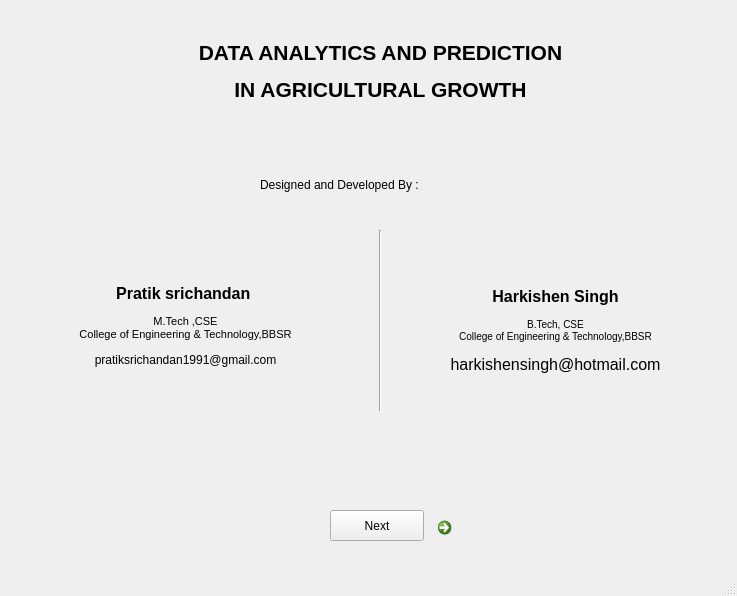
<?xml version="1.0" encoding="UTF-8"?>
<ui version="4.0">
 <class>MainWindow</class>
 <widget class="QMainWindow" name="MainWindow">
  <property name="geometry">
   <rect>
    <x>0</x>
    <y>0</y>
    <width>737</width>
    <height>596</height>
   </rect>
  </property>
  <property name="windowTitle">
   <string>Agriculture Growth Prediction, Machine Learning</string>
  </property>
  <widget class="QWidget" name="centralwidget">
   <widget class="QLabel" name="label">
    <property name="geometry">
     <rect>
      <x>260</x>
      <y>170</y>
      <width>201</width>
      <height>31</height>
     </rect>
    </property>
    <property name="text">
     <string>&lt;html&gt;&lt;head/&gt;&lt;body&gt;&lt;p&gt;Designed and Developed By :&lt;/p&gt;&lt;/body&gt;&lt;/html&gt;</string>
    </property>
   </widget>
   <widget class="QLabel" name="label_2">
    <property name="geometry">
     <rect>
      <x>70</x>
      <y>240</y>
      <width>231</width>
      <height>211</height>
     </rect>
    </property>
    <property name="text">
     <string>&lt;html&gt;&lt;head/&gt;&lt;body&gt;&lt;p align=&quot;center&quot;&gt;&lt;span style=&quot; font-family:'Helvetica, sans-serif'; font-size:12pt; font-weight:600; color:#000000;&quot;&gt;Pratik srichandan &lt;/span&gt;&lt;/p&gt;&lt;p align=&quot;center&quot;&gt;&lt;span style=&quot; font-family:'Helvetica, sans-serif'; font-size:8pt; color:#000000;&quot;&gt;M.Tech ,CSE&lt;br/&gt;College of Engineering &amp;amp; Technology,BBSR&lt;/span&gt;&lt;/p&gt;&lt;p align=&quot;center&quot;&gt;&lt;span style=&quot; font-family:'Helvetica, sans-serif'; color:#000000;&quot;&gt;pratiksrichandan1991@gmail.com&lt;/span&gt;&lt;/p&gt;&lt;p&gt;&lt;br/&gt;&lt;/p&gt;&lt;/body&gt;&lt;/html&gt;</string>
    </property>
   </widget>
   <widget class="QLabel" name="label_3">
    <property name="geometry">
     <rect>
      <x>440</x>
      <y>230</y>
      <width>231</width>
      <height>201</height>
     </rect>
    </property>
    <property name="text">
     <string>&lt;html&gt;&lt;head/&gt;&lt;body&gt;&lt;p align=&quot;center&quot;&gt;&lt;span style=&quot; font-family:'Helvetica, sans-serif'; font-size:12pt; font-weight:600; color:#000000;&quot;&gt;Harkishen Singh&lt;/span&gt;&lt;/p&gt;&lt;p align=&quot;center&quot;&gt;&lt;span style=&quot; font-family:'Helvetica, sans-serif'; font-size:small; color:#000000;&quot;&gt;B.Tech, CSE&lt;br/&gt;College of Engineering &amp;amp; Technology,BBSR&lt;/span&gt;&lt;/p&gt;&lt;p align=&quot;center&quot;&gt;&lt;span style=&quot; font-family:'Helvetica, sans-serif'; font-size:12pt; color:#000000;&quot;&gt;harkishensingh@hotmail.com&lt;/span&gt;&lt;/p&gt;&lt;p</string>
    </property>
   </widget>
   <widget class="Line" name="line">
    <property name="geometry">
     <rect>
      <x>370</x>
      <y>230</y>
      <width>20</width>
      <height>181</height>
     </rect>
    </property>
    <property name="orientation">
     <enum>Qt::Vertical</enum>
    </property>
   </widget>
   <widget class="QPushButton" name="pushButton">
    <property name="geometry">
     <rect>
      <x>330</x>
      <y>510</y>
      <width>94</width>
      <height>31</height>
     </rect>
    </property>
    <property name="text">
     <string>Next</string>
    </property>
   </widget>
   <widget class="QLabel" name="label_4">
    <property name="geometry">
     <rect>
      <x>80</x>
      <y>40</y>
      <width>601</width>
      <height>101</height>
     </rect>
    </property>
    <property name="text">
     <string>&lt;html&gt;&lt;head/&gt;&lt;body&gt;&lt;p align=&quot;center&quot;&gt;&lt;span style=&quot; font-family:'Calibri,sans-serif'; font-size:16pt; font-weight:600; color:#000000;&quot;&gt;DATA ANALYTICS AND PREDICTION&lt;/span&gt;&lt;/p&gt;&lt;p align=&quot;center&quot;&gt;&lt;span style=&quot; font-family:'Calibri,sans-serif'; font-size:16pt; font-weight:600; color:#000000;&quot;&gt;IN AGRICULTURAL GROWTH&lt;/span&gt;&lt;/p&gt;&lt;p&gt;&lt;span style=&quot; font-size:16pt;&quot;&gt;&lt;br/&gt;&lt;/span&gt;&lt;/p&gt;&lt;/body&gt;&lt;/html&gt;</string>
    </property>
   </widget>
   <widget class="QCommandLinkButton" name="commandLinkButton">
    <property name="geometry">
     <rect>
      <x>430</x>
      <y>510</y>
      <width>31</width>
      <height>31</height>
     </rect>
    </property>
    <property name="text">
     <string/>
    </property>
   </widget>
  </widget>
  <widget class="QStatusBar" name="statusbar"/>
 </widget>
 <resources/>
 <connections/>
</ui>
